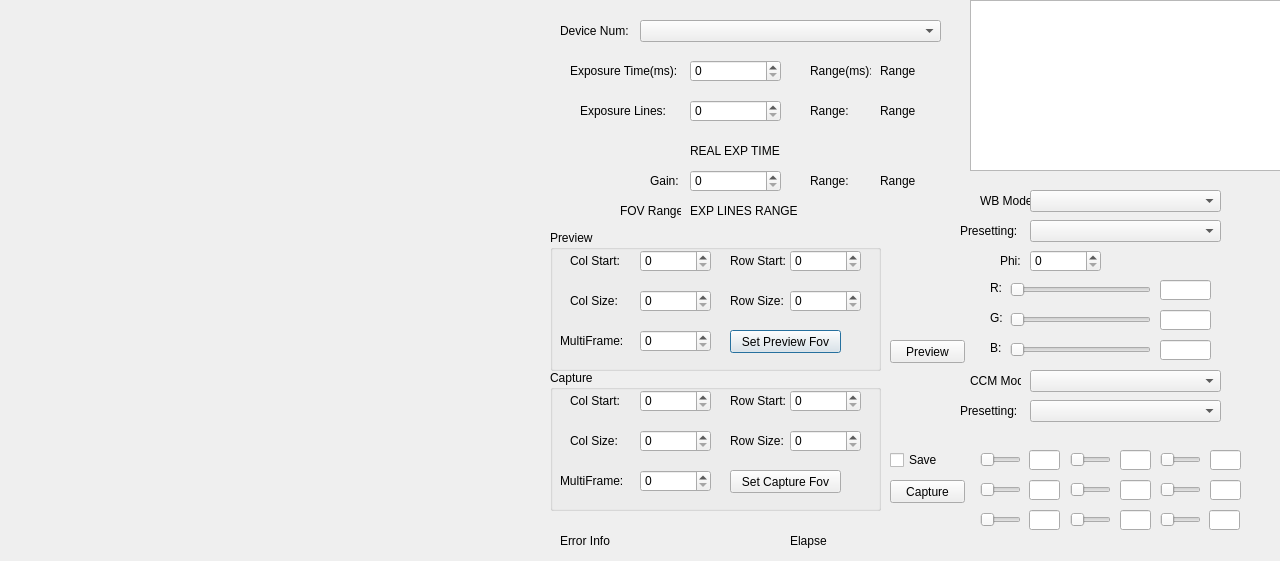
<?xml version="1.0" encoding="UTF-8"?>
<ui version="4.0">
 <class>KSJDemoQT_Matrix</class>
 <widget class="QDialog" name="KSJDemoQT_Matrix">
  <property name="geometry">
   <rect>
    <x>0</x>
    <y>0</y>
    <width>1280</width>
    <height>561</height>
   </rect>
  </property>
  <property name="windowTitle">
   <string>KSJDemoQT</string>
  </property>
  <widget class="QWidget" name="PREVIEWWND_Widget" native="true">
   <property name="geometry">
    <rect>
     <x>-10</x>
     <y>0</y>
     <width>551</width>
     <height>561</height>
    </rect>
   </property>
  </widget>
  <widget class="QLabel" name="DEVICENUM_Label">
   <property name="geometry">
    <rect>
     <x>560</x>
     <y>20</y>
     <width>71</width>
     <height>21</height>
    </rect>
   </property>
   <property name="text">
    <string>Device Num:</string>
   </property>
  </widget>
  <widget class="QComboBox" name="DEVICE_LIST_ComboBox">
   <property name="geometry">
    <rect>
     <x>640</x>
     <y>20</y>
     <width>301</width>
     <height>22</height>
    </rect>
   </property>
  </widget>
  <widget class="QSpinBox" name="ExposureLinesSpinBox">
   <property name="geometry">
    <rect>
     <x>690</x>
     <y>100</y>
     <width>91</width>
     <height>22</height>
    </rect>
   </property>
  </widget>
  <widget class="QSpinBox" name="GainSpinBox">
   <property name="geometry">
    <rect>
     <x>690</x>
     <y>170</y>
     <width>91</width>
     <height>22</height>
    </rect>
   </property>
  </widget>
  <widget class="QLabel" name="label_6">
   <property name="geometry">
    <rect>
     <x>650</x>
     <y>170</y>
     <width>41</width>
     <height>21</height>
    </rect>
   </property>
   <property name="text">
    <string>Gain:</string>
   </property>
  </widget>
  <widget class="QLabel" name="label_7">
   <property name="geometry">
    <rect>
     <x>570</x>
     <y>60</y>
     <width>111</width>
     <height>21</height>
    </rect>
   </property>
   <property name="text">
    <string>Exposure Time(ms):</string>
   </property>
  </widget>
  <widget class="QLabel" name="label_8">
   <property name="geometry">
    <rect>
     <x>580</x>
     <y>100</y>
     <width>91</width>
     <height>21</height>
    </rect>
   </property>
   <property name="text">
    <string>Exposure Lines:</string>
   </property>
  </widget>
  <widget class="QSpinBox" name="ExposureTimeSpinBox">
   <property name="geometry">
    <rect>
     <x>690</x>
     <y>60</y>
     <width>91</width>
     <height>22</height>
    </rect>
   </property>
  </widget>
  <widget class="QLabel" name="label_9">
   <property name="geometry">
    <rect>
     <x>810</x>
     <y>60</y>
     <width>61</width>
     <height>21</height>
    </rect>
   </property>
   <property name="text">
    <string>Range(ms):</string>
   </property>
  </widget>
  <widget class="QLabel" name="label_10">
   <property name="geometry">
    <rect>
     <x>810</x>
     <y>100</y>
     <width>41</width>
     <height>21</height>
    </rect>
   </property>
   <property name="text">
    <string>Range:</string>
   </property>
  </widget>
  <widget class="QLabel" name="label_11">
   <property name="geometry">
    <rect>
     <x>810</x>
     <y>170</y>
     <width>41</width>
     <height>21</height>
    </rect>
   </property>
   <property name="text">
    <string>Range:</string>
   </property>
  </widget>
  <widget class="QLabel" name="EXPOSURE_TIME_RANGE_Label">
   <property name="geometry">
    <rect>
     <x>880</x>
     <y>60</y>
     <width>71</width>
     <height>21</height>
    </rect>
   </property>
   <property name="text">
    <string>Range</string>
   </property>
  </widget>
  <widget class="QLabel" name="EXPOSURE_LINES_RANGE_Label">
   <property name="geometry">
    <rect>
     <x>880</x>
     <y>100</y>
     <width>71</width>
     <height>21</height>
    </rect>
   </property>
   <property name="text">
    <string>Range</string>
   </property>
  </widget>
  <widget class="QLabel" name="GAIN_RANGE_Label">
   <property name="geometry">
    <rect>
     <x>880</x>
     <y>170</y>
     <width>71</width>
     <height>21</height>
    </rect>
   </property>
   <property name="text">
    <string>Range</string>
   </property>
  </widget>
  <widget class="QLabel" name="EXPOSURE_TIME_REAL_Label">
   <property name="geometry">
    <rect>
     <x>690</x>
     <y>140</y>
     <width>201</width>
     <height>21</height>
    </rect>
   </property>
   <property name="text">
    <string>REAL EXP TIME</string>
   </property>
  </widget>
  <widget class="QLabel" name="FOV_RANGE_Label">
   <property name="geometry">
    <rect>
     <x>690</x>
     <y>200</y>
     <width>201</width>
     <height>21</height>
    </rect>
   </property>
   <property name="text">
    <string>EXP LINES RANGE</string>
   </property>
  </widget>
  <widget class="QLabel" name="label_12">
   <property name="geometry">
    <rect>
     <x>620</x>
     <y>200</y>
     <width>61</width>
     <height>21</height>
    </rect>
   </property>
   <property name="text">
    <string>FOV Range:</string>
   </property>
  </widget>
  <widget class="QGroupBox" name="groupBox">
   <property name="geometry">
    <rect>
     <x>550</x>
     <y>230</y>
     <width>331</width>
     <height>141</height>
    </rect>
   </property>
   <property name="title">
    <string>Preview</string>
   </property>
   <widget class="QLabel" name="label">
    <property name="geometry">
     <rect>
      <x>20</x>
      <y>20</y>
      <width>61</width>
      <height>21</height>
     </rect>
    </property>
    <property name="text">
     <string>Col Start:</string>
    </property>
   </widget>
   <widget class="QLabel" name="label_2">
    <property name="geometry">
     <rect>
      <x>180</x>
      <y>20</y>
      <width>61</width>
      <height>21</height>
     </rect>
    </property>
    <property name="text">
     <string>Row Start:</string>
    </property>
   </widget>
   <widget class="QLabel" name="label_3">
    <property name="geometry">
     <rect>
      <x>20</x>
      <y>60</y>
      <width>61</width>
      <height>21</height>
     </rect>
    </property>
    <property name="text">
     <string>Col Size:</string>
    </property>
   </widget>
   <widget class="QLabel" name="label_4">
    <property name="geometry">
     <rect>
      <x>180</x>
      <y>60</y>
      <width>61</width>
      <height>21</height>
     </rect>
    </property>
    <property name="text">
     <string>Row Size:</string>
    </property>
   </widget>
   <widget class="QLabel" name="label_5">
    <property name="geometry">
     <rect>
      <x>10</x>
      <y>100</y>
      <width>71</width>
      <height>21</height>
     </rect>
    </property>
    <property name="text">
     <string>MultiFrame:</string>
    </property>
   </widget>
   <widget class="QPushButton" name="SetPreviewFovButton">
    <property name="geometry">
     <rect>
      <x>180</x>
      <y>100</y>
      <width>111</width>
      <height>23</height>
     </rect>
    </property>
    <property name="text">
     <string>Set Preview Fov</string>
    </property>
   </widget>
   <widget class="QSpinBox" name="PreviewColStartSpinBox">
    <property name="geometry">
     <rect>
      <x>90</x>
      <y>20</y>
      <width>71</width>
      <height>22</height>
     </rect>
    </property>
   </widget>
   <widget class="QSpinBox" name="PreviewColSizeSpinBox">
    <property name="geometry">
     <rect>
      <x>90</x>
      <y>60</y>
      <width>71</width>
      <height>22</height>
     </rect>
    </property>
   </widget>
   <widget class="QSpinBox" name="PreviewRowStartSpinBox">
    <property name="geometry">
     <rect>
      <x>240</x>
      <y>20</y>
      <width>71</width>
      <height>22</height>
     </rect>
    </property>
   </widget>
   <widget class="QSpinBox" name="PreviewRowSizeSpinBox">
    <property name="geometry">
     <rect>
      <x>240</x>
      <y>60</y>
      <width>71</width>
      <height>22</height>
     </rect>
    </property>
   </widget>
   <widget class="QSpinBox" name="PreviewMultiFrameSpinBox">
    <property name="geometry">
     <rect>
      <x>90</x>
      <y>100</y>
      <width>71</width>
      <height>22</height>
     </rect>
    </property>
   </widget>
  </widget>
  <widget class="QGroupBox" name="groupBox_2">
   <property name="geometry">
    <rect>
     <x>550</x>
     <y>370</y>
     <width>331</width>
     <height>141</height>
    </rect>
   </property>
   <property name="title">
    <string>Capture</string>
   </property>
   <widget class="QLabel" name="label_18">
    <property name="geometry">
     <rect>
      <x>20</x>
      <y>20</y>
      <width>61</width>
      <height>21</height>
     </rect>
    </property>
    <property name="text">
     <string>Col Start:</string>
    </property>
   </widget>
   <widget class="QLabel" name="label_19">
    <property name="geometry">
     <rect>
      <x>180</x>
      <y>20</y>
      <width>61</width>
      <height>21</height>
     </rect>
    </property>
    <property name="text">
     <string>Row Start:</string>
    </property>
   </widget>
   <widget class="QLabel" name="label_20">
    <property name="geometry">
     <rect>
      <x>20</x>
      <y>60</y>
      <width>61</width>
      <height>21</height>
     </rect>
    </property>
    <property name="text">
     <string>Col Size:</string>
    </property>
   </widget>
   <widget class="QLabel" name="label_21">
    <property name="geometry">
     <rect>
      <x>180</x>
      <y>60</y>
      <width>61</width>
      <height>21</height>
     </rect>
    </property>
    <property name="text">
     <string>Row Size:</string>
    </property>
   </widget>
   <widget class="QLabel" name="label_22">
    <property name="geometry">
     <rect>
      <x>10</x>
      <y>100</y>
      <width>71</width>
      <height>21</height>
     </rect>
    </property>
    <property name="text">
     <string>MultiFrame:</string>
    </property>
   </widget>
   <widget class="QPushButton" name="SetCaptureFovButton">
    <property name="geometry">
     <rect>
      <x>180</x>
      <y>100</y>
      <width>111</width>
      <height>23</height>
     </rect>
    </property>
    <property name="text">
     <string>Set Capture Fov</string>
    </property>
   </widget>
   <widget class="QSpinBox" name="CaptureColStartSpinBox">
    <property name="geometry">
     <rect>
      <x>90</x>
      <y>20</y>
      <width>71</width>
      <height>22</height>
     </rect>
    </property>
   </widget>
   <widget class="QSpinBox" name="CaptureColSizeSpinBox">
    <property name="geometry">
     <rect>
      <x>90</x>
      <y>60</y>
      <width>71</width>
      <height>22</height>
     </rect>
    </property>
   </widget>
   <widget class="QSpinBox" name="CaptureRowStartSpinBox">
    <property name="geometry">
     <rect>
      <x>240</x>
      <y>20</y>
      <width>71</width>
      <height>22</height>
     </rect>
    </property>
   </widget>
   <widget class="QSpinBox" name="CaptureRowSizeSpinBox">
    <property name="geometry">
     <rect>
      <x>240</x>
      <y>60</y>
      <width>71</width>
      <height>22</height>
     </rect>
    </property>
   </widget>
   <widget class="QSpinBox" name="CaptureMultiFrameSpinBox">
    <property name="geometry">
     <rect>
      <x>90</x>
      <y>100</y>
      <width>71</width>
      <height>22</height>
     </rect>
    </property>
   </widget>
  </widget>
  <widget class="QPushButton" name="PreviewButton">
   <property name="geometry">
    <rect>
     <x>890</x>
     <y>340</y>
     <width>75</width>
     <height>23</height>
    </rect>
   </property>
   <property name="text">
    <string>Preview</string>
   </property>
  </widget>
  <widget class="QPushButton" name="CaptureButton">
   <property name="geometry">
    <rect>
     <x>890</x>
     <y>480</y>
     <width>75</width>
     <height>23</height>
    </rect>
   </property>
   <property name="text">
    <string>Capture</string>
   </property>
  </widget>
  <widget class="QLabel" name="ERROR_INFO_Label">
   <property name="geometry">
    <rect>
     <x>560</x>
     <y>530</y>
     <width>201</width>
     <height>21</height>
    </rect>
   </property>
   <property name="text">
    <string>Error Info</string>
   </property>
  </widget>
  <widget class="QLabel" name="ELAPSE_TIME_Label">
   <property name="geometry">
    <rect>
     <x>790</x>
     <y>530</y>
     <width>121</width>
     <height>21</height>
    </rect>
   </property>
   <property name="text">
    <string>Elapse</string>
   </property>
  </widget>
  <widget class="QTableWidget" name="FunctionTableWidget">
   <property name="geometry">
    <rect>
     <x>970</x>
     <y>0</y>
     <width>311</width>
     <height>171</height>
    </rect>
   </property>
  </widget>
  <widget class="QCheckBox" name="SaveCheckBox">
   <property name="geometry">
    <rect>
     <x>890</x>
     <y>450</y>
     <width>71</width>
     <height>20</height>
    </rect>
   </property>
   <property name="text">
    <string>Save</string>
   </property>
  </widget>
  <widget class="QLabel" name="DEVICENUM_Label_2">
   <property name="geometry">
    <rect>
     <x>980</x>
     <y>190</y>
     <width>51</width>
     <height>21</height>
    </rect>
   </property>
   <property name="text">
    <string>WB Mode:</string>
   </property>
  </widget>
  <widget class="QComboBox" name="WBComboBox">
   <property name="geometry">
    <rect>
     <x>1030</x>
     <y>190</y>
     <width>191</width>
     <height>22</height>
    </rect>
   </property>
  </widget>
  <widget class="QComboBox" name="PresettingComboBox">
   <property name="geometry">
    <rect>
     <x>1030</x>
     <y>220</y>
     <width>191</width>
     <height>22</height>
    </rect>
   </property>
  </widget>
  <widget class="QLabel" name="DEVICENUM_Label_3">
   <property name="geometry">
    <rect>
     <x>960</x>
     <y>220</y>
     <width>71</width>
     <height>21</height>
    </rect>
   </property>
   <property name="text">
    <string>Presetting:</string>
   </property>
  </widget>
  <widget class="QLabel" name="label_13">
   <property name="geometry">
    <rect>
     <x>1000</x>
     <y>250</y>
     <width>31</width>
     <height>21</height>
    </rect>
   </property>
   <property name="text">
    <string>Phi:</string>
   </property>
  </widget>
  <widget class="QSpinBox" name="PhiSpinBox">
   <property name="geometry">
    <rect>
     <x>1030</x>
     <y>250</y>
     <width>71</width>
     <height>22</height>
    </rect>
   </property>
  </widget>
  <widget class="QSlider" name="RSlider">
   <property name="geometry">
    <rect>
     <x>1010</x>
     <y>280</y>
     <width>141</width>
     <height>20</height>
    </rect>
   </property>
   <property name="orientation">
    <enum>Qt::Horizontal</enum>
   </property>
  </widget>
  <widget class="QLabel" name="label_14">
   <property name="geometry">
    <rect>
     <x>990</x>
     <y>280</y>
     <width>16</width>
     <height>16</height>
    </rect>
   </property>
   <property name="text">
    <string>R:</string>
   </property>
  </widget>
  <widget class="QLineEdit" name="REdit">
   <property name="geometry">
    <rect>
     <x>1160</x>
     <y>280</y>
     <width>51</width>
     <height>20</height>
    </rect>
   </property>
   <property name="readOnly">
    <bool>true</bool>
   </property>
  </widget>
  <widget class="QSlider" name="GSlider">
   <property name="geometry">
    <rect>
     <x>1010</x>
     <y>310</y>
     <width>141</width>
     <height>20</height>
    </rect>
   </property>
   <property name="orientation">
    <enum>Qt::Horizontal</enum>
   </property>
  </widget>
  <widget class="QLabel" name="label_15">
   <property name="geometry">
    <rect>
     <x>990</x>
     <y>310</y>
     <width>16</width>
     <height>16</height>
    </rect>
   </property>
   <property name="text">
    <string>G:</string>
   </property>
  </widget>
  <widget class="QLineEdit" name="GEdit">
   <property name="geometry">
    <rect>
     <x>1160</x>
     <y>310</y>
     <width>51</width>
     <height>20</height>
    </rect>
   </property>
   <property name="readOnly">
    <bool>true</bool>
   </property>
  </widget>
  <widget class="QSlider" name="BSlider">
   <property name="geometry">
    <rect>
     <x>1010</x>
     <y>340</y>
     <width>141</width>
     <height>20</height>
    </rect>
   </property>
   <property name="orientation">
    <enum>Qt::Horizontal</enum>
   </property>
  </widget>
  <widget class="QLabel" name="label_16">
   <property name="geometry">
    <rect>
     <x>990</x>
     <y>340</y>
     <width>16</width>
     <height>16</height>
    </rect>
   </property>
   <property name="text">
    <string>B:</string>
   </property>
  </widget>
  <widget class="QLineEdit" name="BEdit">
   <property name="geometry">
    <rect>
     <x>1160</x>
     <y>340</y>
     <width>51</width>
     <height>20</height>
    </rect>
   </property>
   <property name="readOnly">
    <bool>true</bool>
   </property>
  </widget>
  <widget class="QComboBox" name="CCMComboBox">
   <property name="geometry">
    <rect>
     <x>1030</x>
     <y>370</y>
     <width>191</width>
     <height>22</height>
    </rect>
   </property>
  </widget>
  <widget class="QLabel" name="DEVICENUM_Label_4">
   <property name="geometry">
    <rect>
     <x>970</x>
     <y>370</y>
     <width>51</width>
     <height>21</height>
    </rect>
   </property>
   <property name="text">
    <string>CCM Mode:</string>
   </property>
  </widget>
  <widget class="QComboBox" name="CCMPresettingComboBox">
   <property name="geometry">
    <rect>
     <x>1030</x>
     <y>400</y>
     <width>191</width>
     <height>22</height>
    </rect>
   </property>
  </widget>
  <widget class="QLabel" name="DEVICENUM_Label_5">
   <property name="geometry">
    <rect>
     <x>960</x>
     <y>400</y>
     <width>71</width>
     <height>21</height>
    </rect>
   </property>
   <property name="text">
    <string>Presetting:</string>
   </property>
  </widget>
  <widget class="QSlider" name="GSlider00">
   <property name="geometry">
    <rect>
     <x>980</x>
     <y>450</y>
     <width>41</width>
     <height>20</height>
    </rect>
   </property>
   <property name="orientation">
    <enum>Qt::Horizontal</enum>
   </property>
  </widget>
  <widget class="QLineEdit" name="GEdit00">
   <property name="geometry">
    <rect>
     <x>1029</x>
     <y>450</y>
     <width>31</width>
     <height>20</height>
    </rect>
   </property>
   <property name="readOnly">
    <bool>true</bool>
   </property>
  </widget>
  <widget class="QLineEdit" name="GEdit01">
   <property name="geometry">
    <rect>
     <x>1120</x>
     <y>450</y>
     <width>31</width>
     <height>20</height>
    </rect>
   </property>
   <property name="readOnly">
    <bool>true</bool>
   </property>
  </widget>
  <widget class="QSlider" name="GSlider01">
   <property name="geometry">
    <rect>
     <x>1070</x>
     <y>450</y>
     <width>41</width>
     <height>20</height>
    </rect>
   </property>
   <property name="orientation">
    <enum>Qt::Horizontal</enum>
   </property>
  </widget>
  <widget class="QLineEdit" name="GEdit02">
   <property name="geometry">
    <rect>
     <x>1210</x>
     <y>450</y>
     <width>31</width>
     <height>20</height>
    </rect>
   </property>
   <property name="readOnly">
    <bool>true</bool>
   </property>
  </widget>
  <widget class="QSlider" name="GSlider02">
   <property name="geometry">
    <rect>
     <x>1160</x>
     <y>450</y>
     <width>41</width>
     <height>20</height>
    </rect>
   </property>
   <property name="orientation">
    <enum>Qt::Horizontal</enum>
   </property>
  </widget>
  <widget class="QSlider" name="GSlider12">
   <property name="geometry">
    <rect>
     <x>1160</x>
     <y>480</y>
     <width>41</width>
     <height>20</height>
    </rect>
   </property>
   <property name="orientation">
    <enum>Qt::Horizontal</enum>
   </property>
  </widget>
  <widget class="QLineEdit" name="GEdit10">
   <property name="geometry">
    <rect>
     <x>1029</x>
     <y>480</y>
     <width>31</width>
     <height>20</height>
    </rect>
   </property>
   <property name="readOnly">
    <bool>true</bool>
   </property>
  </widget>
  <widget class="QSlider" name="GSlider10">
   <property name="geometry">
    <rect>
     <x>980</x>
     <y>480</y>
     <width>41</width>
     <height>20</height>
    </rect>
   </property>
   <property name="orientation">
    <enum>Qt::Horizontal</enum>
   </property>
  </widget>
  <widget class="QSlider" name="GSlider11">
   <property name="geometry">
    <rect>
     <x>1070</x>
     <y>480</y>
     <width>41</width>
     <height>20</height>
    </rect>
   </property>
   <property name="orientation">
    <enum>Qt::Horizontal</enum>
   </property>
  </widget>
  <widget class="QLineEdit" name="GEdit11">
   <property name="geometry">
    <rect>
     <x>1120</x>
     <y>480</y>
     <width>31</width>
     <height>20</height>
    </rect>
   </property>
   <property name="readOnly">
    <bool>true</bool>
   </property>
  </widget>
  <widget class="QLineEdit" name="GEdit12">
   <property name="geometry">
    <rect>
     <x>1210</x>
     <y>480</y>
     <width>31</width>
     <height>20</height>
    </rect>
   </property>
   <property name="readOnly">
    <bool>true</bool>
   </property>
  </widget>
  <widget class="QLineEdit" name="GEdit20">
   <property name="geometry">
    <rect>
     <x>1029</x>
     <y>510</y>
     <width>31</width>
     <height>20</height>
    </rect>
   </property>
   <property name="readOnly">
    <bool>true</bool>
   </property>
  </widget>
  <widget class="QSlider" name="GSlider20">
   <property name="geometry">
    <rect>
     <x>980</x>
     <y>510</y>
     <width>41</width>
     <height>20</height>
    </rect>
   </property>
   <property name="orientation">
    <enum>Qt::Horizontal</enum>
   </property>
  </widget>
  <widget class="QLineEdit" name="GEdit21">
   <property name="geometry">
    <rect>
     <x>1120</x>
     <y>510</y>
     <width>31</width>
     <height>20</height>
    </rect>
   </property>
   <property name="readOnly">
    <bool>true</bool>
   </property>
  </widget>
  <widget class="QSlider" name="GSlider22">
   <property name="geometry">
    <rect>
     <x>1160</x>
     <y>510</y>
     <width>41</width>
     <height>20</height>
    </rect>
   </property>
   <property name="orientation">
    <enum>Qt::Horizontal</enum>
   </property>
  </widget>
  <widget class="QLineEdit" name="GEdit22">
   <property name="geometry">
    <rect>
     <x>1209</x>
     <y>510</y>
     <width>31</width>
     <height>20</height>
    </rect>
   </property>
   <property name="readOnly">
    <bool>true</bool>
   </property>
  </widget>
  <widget class="QSlider" name="GSlider21">
   <property name="geometry">
    <rect>
     <x>1070</x>
     <y>510</y>
     <width>41</width>
     <height>20</height>
    </rect>
   </property>
   <property name="orientation">
    <enum>Qt::Horizontal</enum>
   </property>
  </widget>
 </widget>
 <resources/>
 <connections/>
</ui>
